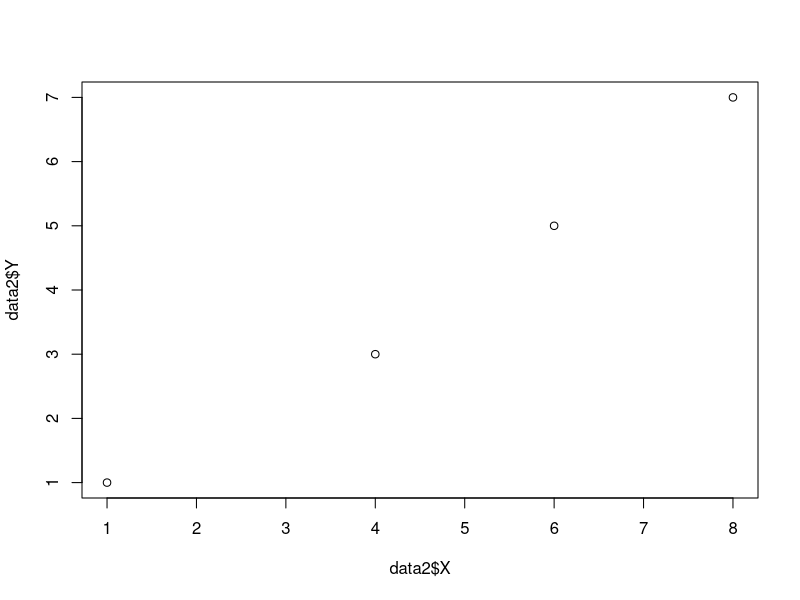
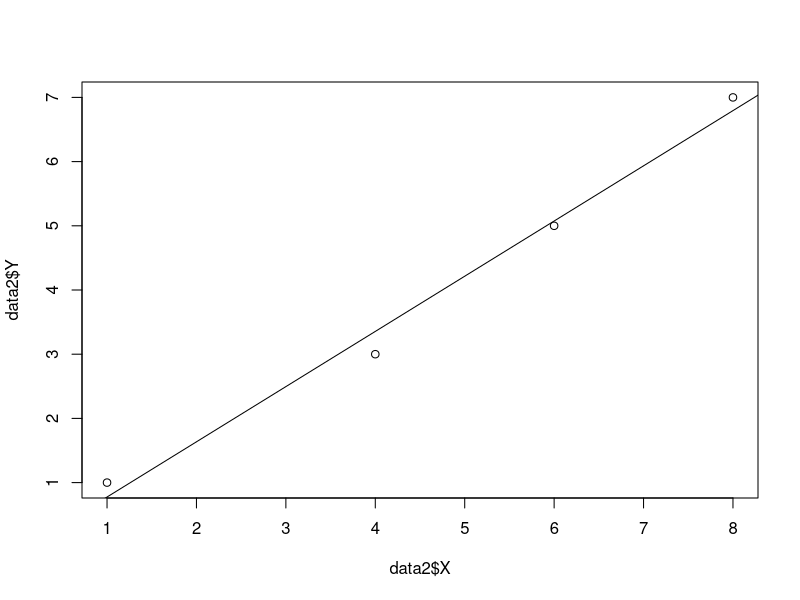

Reproduce these figures in R, in order.
#Matrix
## Créer une matrice matvide vide contenant 2 colonnes et 4 lignes
matvide <- matrix(ncol = 2,nrow = 4)
## Créer un vecteur vec1 avec les valeurs (1,2,3,4,5,6)
vect1 <- c(1,2,3,4,5,6)
## Créer une matrice mat1 avec 2 colonnes et 3 lignes à partir de vec1
mat1 <- matrix(vect1,ncol = 2, nrow = 3)
## Sélectionner la valeur de la 2ème ligne et 2ème colonne (5)
mat1[2,2]

#Dataframe
## Créer un vecteur vect2 avec les valeurs "petit","petit","moyen","moyen","grand","grand")
vect2 <- c("petit","petit","moyen","moyen","grand","grand")
## Créer un dataframe data1 contenant les 2 vecteurs vec1 et vec2
data1 = data.frame(vect1, vect2)
## Sélectionner la valeur de la 3ème ligne et 2ème colonne (moyen)
data1[3,2]
## Renommer les colonnes du dataframe data1 : nombre et taille et vérifier le résultat
colnames(data1) = c("nombre", "taille")
data1
## Renommer la première colonne du dataframe data1 en nombre2 et vérifier le résultat
colnames(data1)[1] = "nombre2"
data1
## Trouver la valeur de l'élément de la ligne 4 et de la colonne "taille : 
data1[4,"taille"]
## Trouver les éléments de la colonne 2 du dataframe data1
data1[,"taille"]
## Trouver les éléments de la ligne 6 du dataframe data1
data1[6,]
## Calculer la moyenne de la colonne "nombre2" de 2 manières différentes
mean(data1[,"nombre2"])
mean(data1$nombre2)
## Calculer la moyenne de la colonne "nombre2" sur les lignes 1, 3, 5
mean(data1[c(1,3,5), "nombre2"])
## Ajouter une colonne nommée "age" dans le dataframe data1 correspondant au vecteur(1:6) :
data1$age = 1:6
## Ajouter et nommer une colonne "somme" dans le dataframe data1 correspondant au produit des colonnes "nombre2" et "age"
data1$somme = data1$nombre2+data1$age
## Dupliquer la colonne "somme" en lui donnant le nom "somme2"
data1$somme2 = data1$somme
## Trouver les statistiques descriptives de data1
summary(data1)
## ReTrouver les statistiques descriptives des colonnes 2,3,4,5 de data1
summary(data1[,c(2,3,4,5)])

#Statistiques bi-variées
## Créer 2 nouveaux vecteurs vec3 (1,4,6,8) et vec4 (1,3,5,7)
vec3 <- c(1,4,6,8)
vec4 <- c(1,3,5,7)
## Créer un dataframe data2 à partir de ces 2 vecteurs
data2 = data.frame(vec3,vec4)
## Renommer les colonnes: la première "X", la deuxième "Y"
colnames(data2)=c("X","Y")
## Calculer la moyenne de la première colonne de data2
mean(data2[,"X"])
## Calculer la somme des éléments de la 2ère colonne
sum(data2[,"Y"])
sum(data2$Y)
## Calculer la variance de X et de Y
var(data2$X)
var(data2$Y)
## Calculer l'écart type de X et Y de 2 façons différentes
sd(data2$X)
sqrt(var(data2$Y))
## Calculer la covariance de data2
cov(data2)
## Calculer le coefficient de correlation de Pearson de 2 manières (fonction + formule)
cor(data2$X, data2$Y) 
cov(data2)/(sd(data2$X)*sd(data2$Y))
## Représenter graphiquement la relation entre les 2 variables X et Y
plot(data2$X,data2$Y)
## Ajouter la droite de régression sur le graphique
ab=lm(data2$Y~data2$X)
plot(data2$X,data2$Y)+abline(ab)
## Calculer les coefficients de la droite a et b
a=cov(data2$X, data2$Y)/var(data2$X)
b=mean(data2$Y)-a*mean(data2$X)